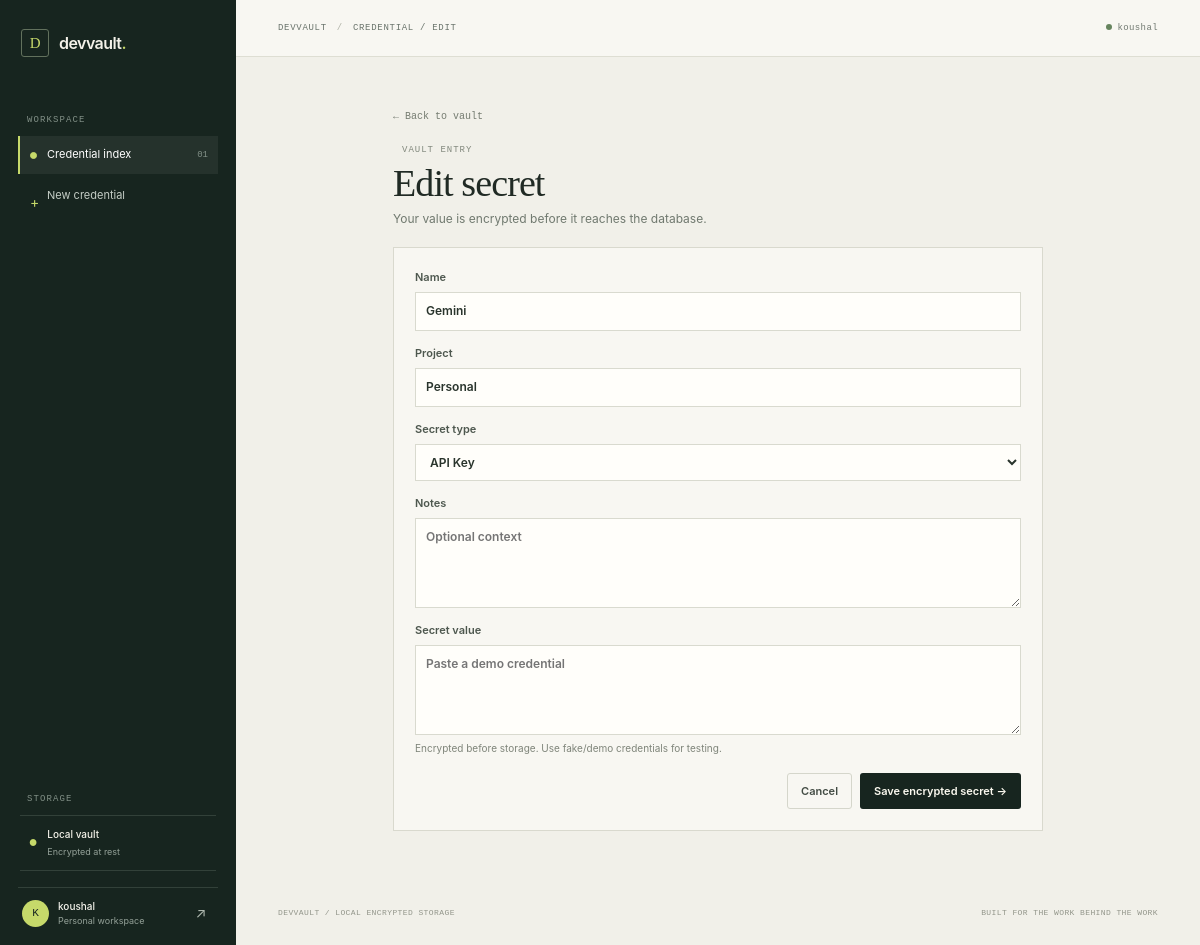
Page /secrets/1/edit/ (signed in) on the committed database.
### vault/models.py (models this page shows, shortened)
class Secret(models.Model):
    SECRET_TYPES = [
        ("API Key", "API Key"),
        ("Access Token", "Access Token"),
        ("Database", "Database"),
        ("Password", "Password"),
        ("Other", "Other"),
    ]
    owner = models.ForeignKey(settings.AUTH_USER_MODEL, on_delete=models.CASCADE, related_name="secrets")
    name = models.CharField(max_length=120)
    project = models.CharField(max_length=100, default="Personal")
    secret_type = models.CharField(max_length=30, choices=SECRET_TYPES, default="API Key")
    encrypted_value = models.TextField()
    notes = models.TextField(blank=True)
    created_at = models.DateTimeField(default=timezone.now, editable=False)
    updated_at = models.DateTimeField(auto_now=True)
    class Meta:
        ordering = ["-updated_at"]
        indexes = [models.Index(fields=["owner", "project"])]

### vault/views.py (the view)
# urls.py: path("secrets/<int:pk>/edit/", views.secret_edit, name="secret_edit"),
@login_required
def secret_edit(request, pk):
    secret = get_object_or_404(Secret, pk=pk, owner=request.user)
    form = SecretForm(request.POST or None, instance=secret)
    if request.method == "POST" and form.is_valid():
        secret = form.save(commit=False)
        secret.set_value(form.cleaned_data["secret_value"])
        secret.save()
        messages.success(request, "Secret updated.")
        return redirect("dashboard")
    return render(request, "vault/secret_form.html", {"form": form, "page_title": "Edit secret"})

### vault/forms.py
class SecretForm(forms.ModelForm):
    secret_value = forms.CharField(
        label="Secret value",
        widget=forms.Textarea(attrs={"rows": 3, "autocomplete": "off", "placeholder": "Paste a demo credential"}),
        help_text="Encrypted before storage. Use fake/demo credentials for testing."
    )
    class Meta:
        model = Secret
        fields = ["name", "project", "secret_type", "notes"]
        widgets = {
            "name": forms.TextInput(attrs={"placeholder": "e.g. Stripe test key"}),
            "project": forms.TextInput(attrs={"placeholder": "e.g. Portfolio app"}),
            "notes": forms.Textarea(attrs={"rows": 2, "placeholder": "Optional context"}),
        }
    def __init__(self, *args, **kwargs):
        self.instance_value = kwargs.pop("instance_value", None)
        super().__init__(*args, **kwargs)
        for field in self.fields.values():
            field.widget.attrs.setdefault("class", "input")
        self.fields["secret_type"].widget.attrs["class"] = "input"

### vault/templates/vault/secret_form.html (shortened to what this page needs)
{% extends 'vault/base.html' %}
{% block breadcrumb %}CREDENTIAL / EDIT{% endblock %}
{% block content %}
<section class="form-page">
  <a href="{% url 'dashboard' %}" class="back-link">← Back to vault</a>
  <div class="eyebrow"> VAULT ENTRY</div><h1>{{ page_title|default:"Add a secret" }}</h1><p class="subtitle">Your value is encrypted before it reaches the database.</p>
  <form method="post" class="panel form-panel">{% csrf_token %}
    {% for field in form %}<label>{{ field.label }}{{ field }}{% if field.help_text %}<small>{{ field.help_text }}</small>{% endif %}</label>{% if field.errors %}<div class="form-errors">{{ field.errors }}</div>{% endif %}{% endfor %}
    <div class="form-buttons"><a href="{% url 'dashboard' %}" class="btn btn-secondary">Cancel</a><button class="btn btn-primary" type="submit">Save encrypted secret →</button></div>
  </form>
</section>
{% endblock %}

### vault/templates/vault/base.html (shortened to what this page needs)
{% load static %}
<!doctype html>
<html lang="en">
<head>
  <link rel="stylesheet" href="{% static 'vault/style.css' %}">
</head>
<body>
<div class="app-shell">
  <aside class="sidebar">
    <a class="brand" href="{% url 'dashboard' %}"><span class="brand-icon">D</span><span>devvault<span class="brand-period">.</span></span></a>
    {% if request.user.is_authenticated %}
    <div class="side-label">WORKSPACE</div>
    <nav class="side-nav" aria-label="Workspace">
      <a class="nav-item active" href="{% url 'dashboard' %}"><span class="nav-marker"></span>Credential index<span class="nav-count">01</span></a>
      <a class="nav-item" href="{% url 'secret_create' %}"><span class="nav-marker add-marker">+</span>New credential</a>
    </nav>
    <div class="sidebar-bottom">
      <div class="side-label">STORAGE</div>
      <div class="storage-note"><span class="storage-mark">●</span><div><strong>Local vault</strong><small>Encrypted at rest</small></div></div>
      <div class="sidebar-user"><span class="avatar">{{ request.user.username|first|upper }}</span><div class="user-detail"><strong>{{ request.user.username }}</strong><small>Personal workspace</small></div>
        <form method="post" action="{% url 'logout' %}">{% csrf_token %}<button class="signout" type="submit" aria-label="Sign out" title="Sign out">↗</button></form>
      </div>
    </div>
    {% else %}
    <div class="sidebar-guest"><span class="side-label">A PRIVATE WORKSPACE</span><p>Keep the credentials behind your projects in one considered place.</p></div>
    {% endif %}
  </aside>
  <div class="app-main">
    <header class="topbar">
      <div class="breadcrumb"><span>DEVVAULT</span><i>/</i>{% block breadcrumb %}WORKSPACE{% endblock %}</div>
      <div class="top-actions">
        {% if request.user.is_authenticated %}
          <span class="top-user"><span class="online-dot"></span> {{ request.user.username }}</span>
        {% else %}
          <a class="btn btn-ghost btn-small" href="{% url 'login' %}">Sign in</a>
          <a class="btn btn-primary btn-small" href="{% url 'register' %}">Create account</a>
        {% endif %}
      </div>
    </header>
    <main class="page">
      {% block content %}{% endblock %}
      <footer><span>DEVVAULT / LOCAL ENCRYPTED STORAGE</span><span>BUILT FOR THE WORK BEHIND THE WORK</span></footer>
    </main>
  </div>
</div>
</body>
</html>

### rows in the picture
Secret: form "Gemini" "Personal" "API Key"

### other values in the picture
{{ request.user.username|first|upper }} "K"
{{ request.user.username }} "koushal"
{{ page_title|default:"Add a secret" }} "Edit secret"
{{ field.label }} "Name" "Project" "Secret type" "Notes" "Secret value"
{{ field.help_text }} "Encrypted before storage. Use fake/demo credentials for testing."
